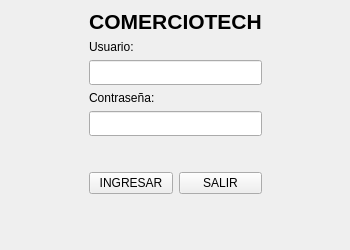
<?xml version="1.0" encoding="UTF-8"?>
<ui version="4.0">
 <class>MainWindow</class>
 <widget class="QMainWindow" name="MainWindow">
  <property name="geometry">
   <rect>
    <x>0</x>
    <y>0</y>
    <width>350</width>
    <height>250</height>
   </rect>
  </property>
  <property name="minimumSize">
   <size>
    <width>350</width>
    <height>250</height>
   </size>
  </property>
  <property name="windowTitle">
   <string>ComercioTech - Login</string>
  </property>
  <widget class="QWidget" name="centralwidget">
   <layout class="QGridLayout" name="gridLayout_2">
    <item row="1" column="3">
     <spacer name="horizontalSpacer">
      <property name="orientation">
       <enum>Qt::Horizontal</enum>
      </property>
      <property name="sizeHint" stdset="0">
       <size>
        <width>20</width>
        <height>20</height>
       </size>
      </property>
     </spacer>
    </item>
    <item row="3" column="0">
     <spacer name="horizontalSpacer_2">
      <property name="orientation">
       <enum>Qt::Horizontal</enum>
      </property>
      <property name="sizeHint" stdset="0">
       <size>
        <width>40</width>
        <height>20</height>
       </size>
      </property>
     </spacer>
    </item>
    <item row="4" column="1">
     <widget class="QPushButton" name="btnIngresar">
      <property name="text">
       <string>INGRESAR</string>
      </property>
     </widget>
    </item>
    <item row="4" column="2">
     <widget class="QPushButton" name="btnSalir">
      <property name="text">
       <string>SALIR</string>
      </property>
     </widget>
    </item>
    <item row="2" column="1">
     <widget class="QLabel" name="label_2">
      <property name="text">
       <string>Usuario:</string>
      </property>
     </widget>
    </item>
    <item row="1" column="1" colspan="2">
     <widget class="QLabel" name="label">
      <property name="font">
       <font>
        <pointsize>16</pointsize>
        <weight>75</weight>
        <bold>true</bold>
       </font>
      </property>
      <property name="text">
       <string>COMERCIOTECH</string>
      </property>
      <property name="alignment">
       <set>Qt::AlignCenter</set>
      </property>
      <property name="wordWrap">
       <bool>true</bool>
      </property>
     </widget>
    </item>
    <item row="3" column="1" colspan="2">
     <layout class="QVBoxLayout" name="verticalLayout">
      <item>
       <widget class="QLineEdit" name="inputUsuario">
        <property name="sizePolicy">
         <sizepolicy hsizetype="Expanding" vsizetype="Expanding">
          <horstretch>0</horstretch>
          <verstretch>0</verstretch>
         </sizepolicy>
        </property>
        <property name="minimumSize">
         <size>
          <width>120</width>
          <height>25</height>
         </size>
        </property>
       </widget>
      </item>
      <item>
       <widget class="QLabel" name="label_3">
        <property name="text">
         <string>Contraseña:</string>
        </property>
       </widget>
      </item>
      <item>
       <widget class="QLineEdit" name="inputPassword">
        <property name="sizePolicy">
         <sizepolicy hsizetype="Expanding" vsizetype="Expanding">
          <horstretch>0</horstretch>
          <verstretch>0</verstretch>
         </sizepolicy>
        </property>
        <property name="minimumSize">
         <size>
          <width>120</width>
          <height>25</height>
         </size>
        </property>
        <property name="echoMode">
         <enum>QLineEdit::Password</enum>
        </property>
       </widget>
      </item>
      <item>
       <spacer name="verticalSpacer">
        <property name="orientation">
         <enum>Qt::Vertical</enum>
        </property>
        <property name="sizeHint" stdset="0">
         <size>
          <width>20</width>
          <height>30</height>
         </size>
        </property>
       </spacer>
      </item>
     </layout>
    </item>
    <item row="5" column="1">
     <spacer name="verticalSpacer_2">
      <property name="orientation">
       <enum>Qt::Vertical</enum>
      </property>
      <property name="sizeHint" stdset="0">
       <size>
        <width>20</width>
        <height>40</height>
       </size>
      </property>
     </spacer>
    </item>
   </layout>
  </widget>
 </widget>
 <resources/>
 <connections/>
</ui>
